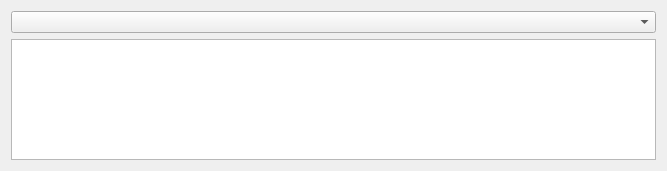
<?xml version="1.0" encoding="UTF-8"?>
<ui version="4.0">
 <class>AnnotationForm</class>
 <widget class="QWidget" name="AnnotationForm">
  <property name="geometry">
   <rect>
    <x>0</x>
    <y>0</y>
    <width>667</width>
    <height>171</height>
   </rect>
  </property>
  <property name="windowTitle">
   <string>Form</string>
  </property>
  <layout class="QVBoxLayout" name="verticalLayout">
   <item>
    <widget class="QComboBox" name="comboBox"/>
   </item>
   <item>
    <widget class="QTreeView" name="treeView">
     <property name="wordWrap">
      <bool>true</bool>
     </property>
     <property name="headerHidden">
      <bool>true</bool>
     </property>
    </widget>
   </item>
  </layout>
 </widget>
 <resources/>
 <connections/>
</ui>
